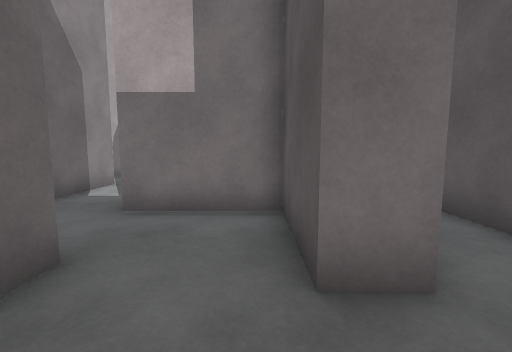
View 1 (above)

22 first-person views from a walk through a Unity game level. The camera is 1.2 m above the floor, tilts 6° down and sees 90° across. The floor is counted in squares, 1 m on a side. Each view is taken from the middle of a square. On the plan, view 1 faces up. The plan holds only what a view shows up to about 12 squares ahead; the rest is blank. The place goes on beyond the plan. The player is left out.

View 2
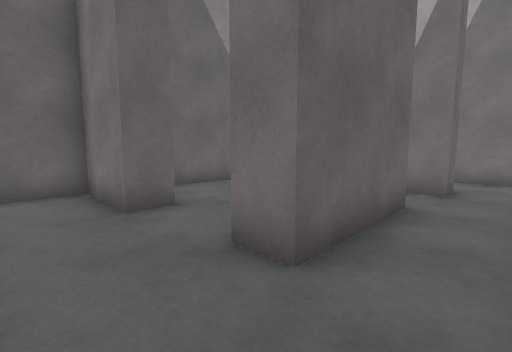

View 3
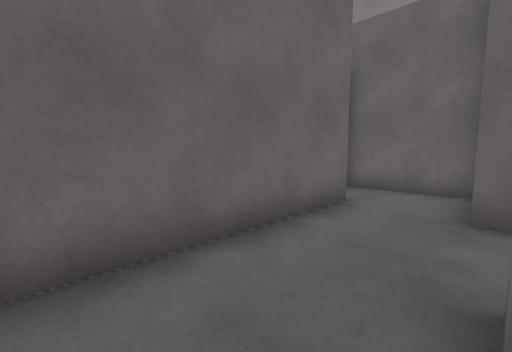

View 4
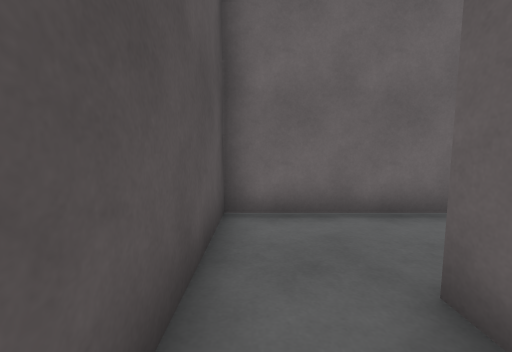

View 5
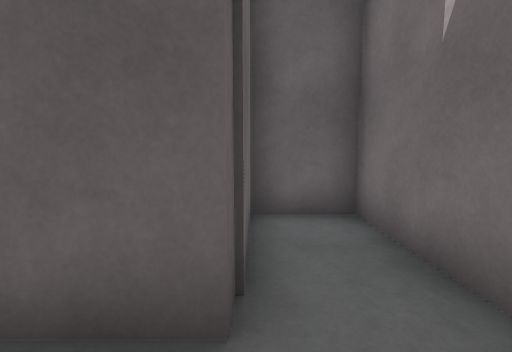

View 6
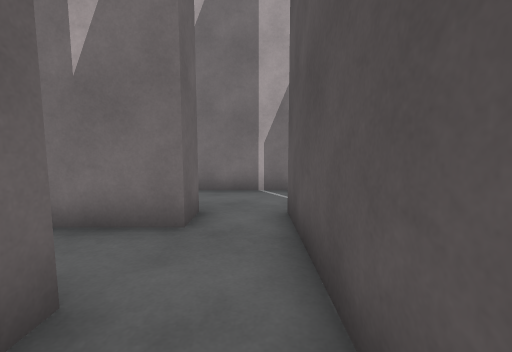

View 7
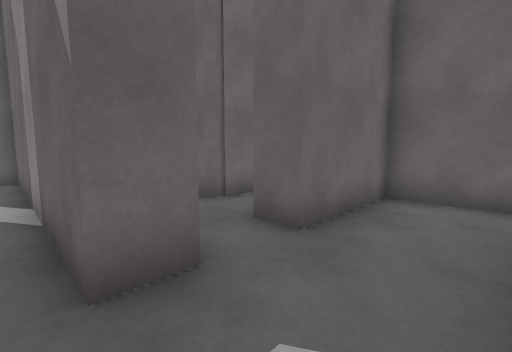

View 8
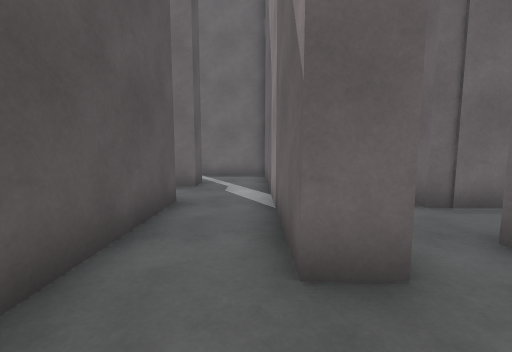

View 9
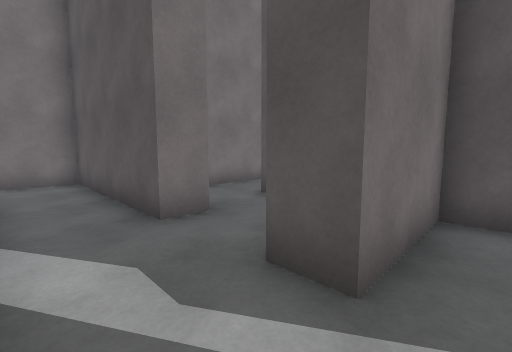

View 10
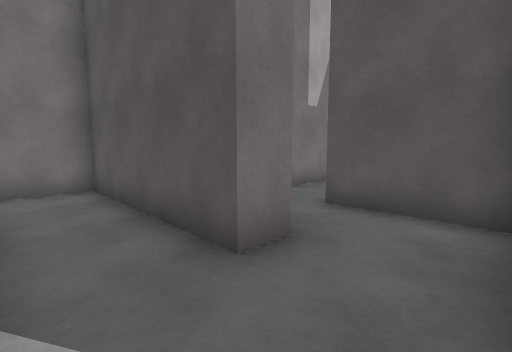

View 11
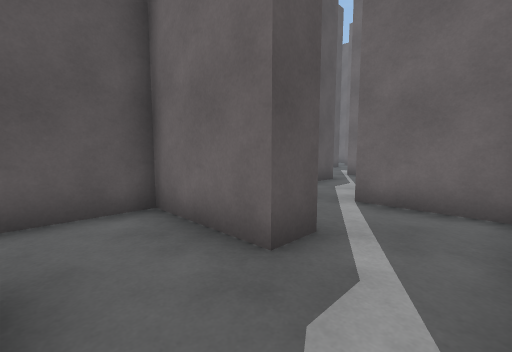

View 12
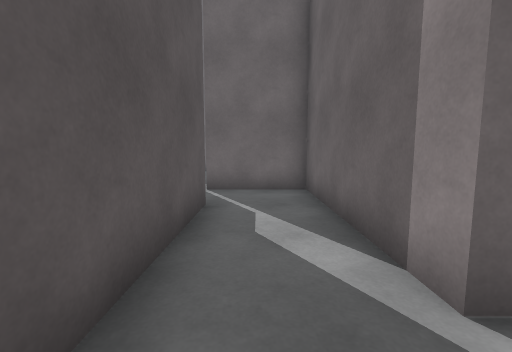

View 13
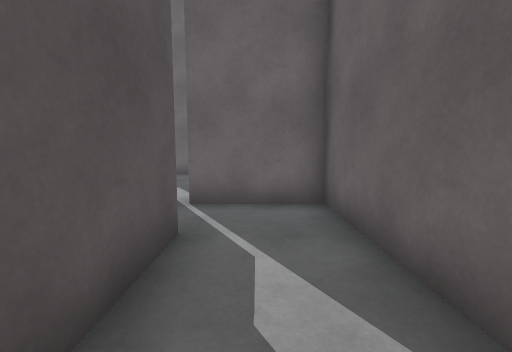

View 14
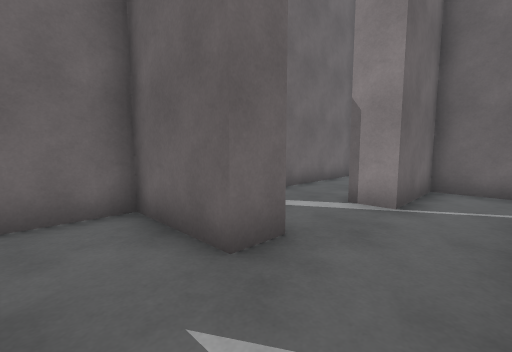

View 15
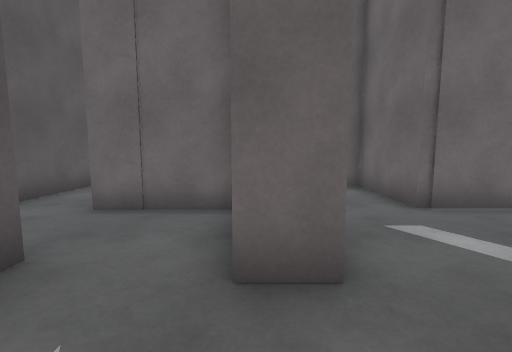

View 16
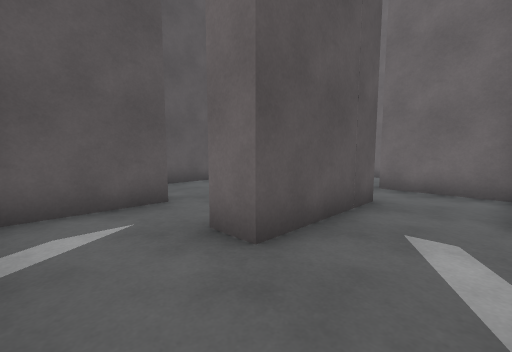

View 17
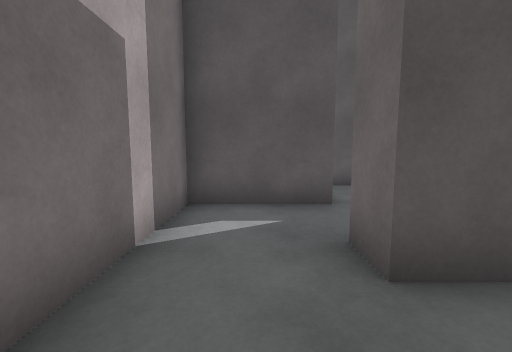

View 18
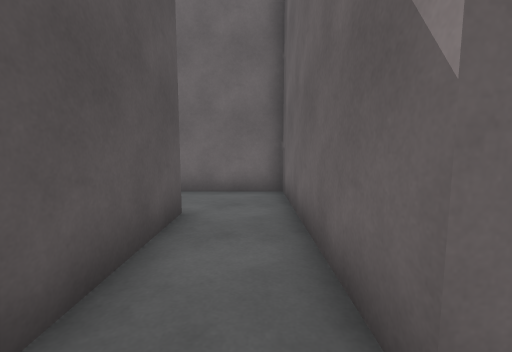

View 19
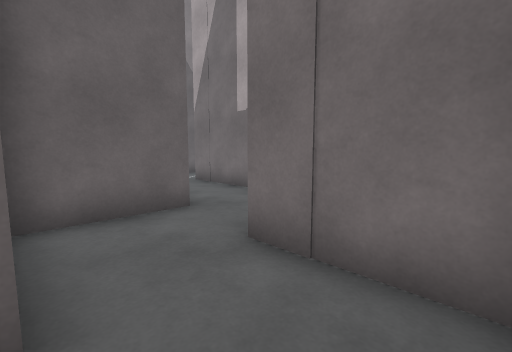

View 20
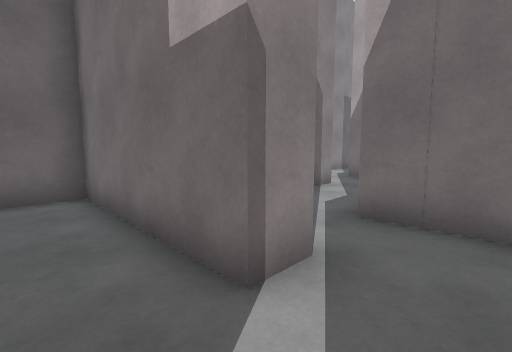

View 21
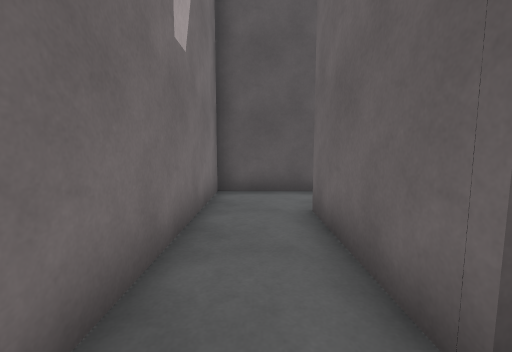

View 22
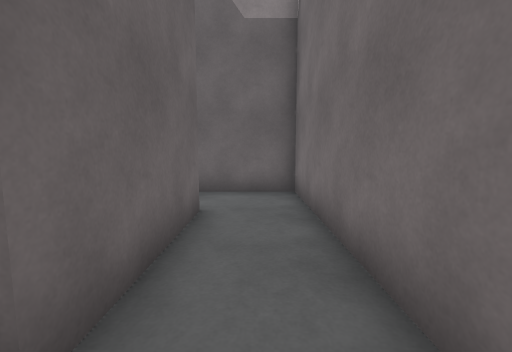

### Floor plan
Points are (right, up) in squares from view 1. A wall is a line through its corners. A room is listed if a view was taken in it or the views show most of it. See-through windows are left out.
Room 1 (views 1, 2, 3, 4, 5, 6)
walls: (-2.1, 2.6) (-2.1, 1.6) (-4.9, 1.6) (-4.9, -1.8); (-2.9, -0.7) (3.6, -0.7) (3.6, 7.5); (1.9, 7.8) (-1.6, 7.8) (-1.6, 5.9) (1.5, 5.9) (1.5, 2) (0.5, 2) (0.5, 4.9) (-2.6, 4.9)
ways out: opening at (3, 8) to room 2; opening at (-3, 3.5)
Room 2 (views 7, 8, 10, 11)
walls: (3.6, 7.5) (3.6, 8.8) (4.6, 8.8) (4.6, 1.6); (7.9, 5.1) (6.8, 5.1) (6.8, 11.4) (2.4, 11.4); (1.9, 8.8) (1.9, 7.8); (6.8, 1.8) (6.8, 2.8) (8.4, 2.8)
ways out: opening at (3, 8) to room 1; opening at (5.5, 2.5) to room 3; opening at (1.5, 10.5) to room 8; opening at (7.5, 4.5) to room 10
Room 3 (view 9)
walls: (4.6, 1.6) (4.6, -0.7) (7.5, -0.7)
ways out: opening at (5.5, 2.5) to room 2; opening at (7, 0.5) to room 4
Room 4 (views 12, 13)
walls: (10.1, -4.5) (10.1, 1.8) (6.8, 1.8); (7.5, -0.7) (7.5, -6.6) (10.5, -6.6)
ways out: opening at (7, 0.5) to room 3; opening at (10, -5.5) to room 5
Room 5 (views 14, 15, 16, 17, 20)
walls: (10.5, -6.6) (10.5, -7.6) (4.8, -7.6) (4.8, -9.1); (13.2, -11.1) (13.2, -7.2) (14.2, -7.2) (14.2, -8.6); (16.5, -7.6) (16.5, -4.5) (10.1, -4.5); (5, -10) (10.7, -10) (10.7, -13.2) (13.9, -13.2)
ways out: opening at (10, -5.5) to room 4; opening at (15.5, -8) to room 9; opening at (13, -12)
Room 6 (views 18, 19)
walls: (19.4, -13.8) (19.4, -8.5); (17.2, -10) (17.2, -16.2) (20.1, -16.2); (19.1, -7.6) (17.4, -7.6)
ways out: opening at (17, -9) to room 9; opening at (20, -14.5)
Room 7 (views 21, 22)
walls: (10.1, 5.9) (14, 5.9); (16.2, 5.2) (16.2, 8.1) (7.9, 8.1) (7.9, 5.1)
ways out: opening at (9, 6) to room 10; opening at (15, 5.5)
Room 8 (no view inside)
walls: (-1.6, 11.1) (-1.6, 8.8) (1.9, 8.8); (2.4, 11.4) (1.2, 11.4)
ways out: opening at (1.5, 10.5) to room 2
Room 9 (no view inside)
walls: (14.2, -8.6) (14.2, -10) (17.2, -10); (17.4, -7.6) (16.5, -7.6)
ways out: opening at (15.5, -8) to room 5; opening at (17, -9) to room 6
Room 10 (no view inside)
walls: (8.4, 2.8) (10.1, 2.8) (10.1, 5.9)
ways out: opening at (7.5, 4.5) to room 2; opening at (9, 6) to room 7

Where each view was taken, in squares from view 1:
view 1: 0 up, 0 right, facing up
view 2: 0 up, 3 right, facing up-left
view 3: 2 up, 3 right, facing down-left
view 4: 4 up, 3 right, facing down
view 5: 6 up, 3 right, facing left
view 6: 4 up, 3 right, facing up
view 7: 11 up, 5 right, facing down-left
view 8: 11 up, 5 right, facing down
view 9: 1 up, 5 right, facing up-right
view 10: 3 up, 5 right, facing up-right
view 11: 5 up, 5 right, facing down-right
view 12: 1 up, 9 right, facing down
view 13: 1 down, 9 right, facing down
view 14: 5 down, 16 right, facing down-left
view 15: 5 down, 14 right, facing down
view 16: 5 down, 11 right, facing down-right
view 17: 6 down, 11 right, facing right
view 18: 9 down, 18 right, facing down
view 19: 10 down, 19 right, facing up-left
view 20: 9 down, 12 right, facing up-left
view 21: 7 up, 9 right, facing right
view 22: 7 up, 15 right, facing left
